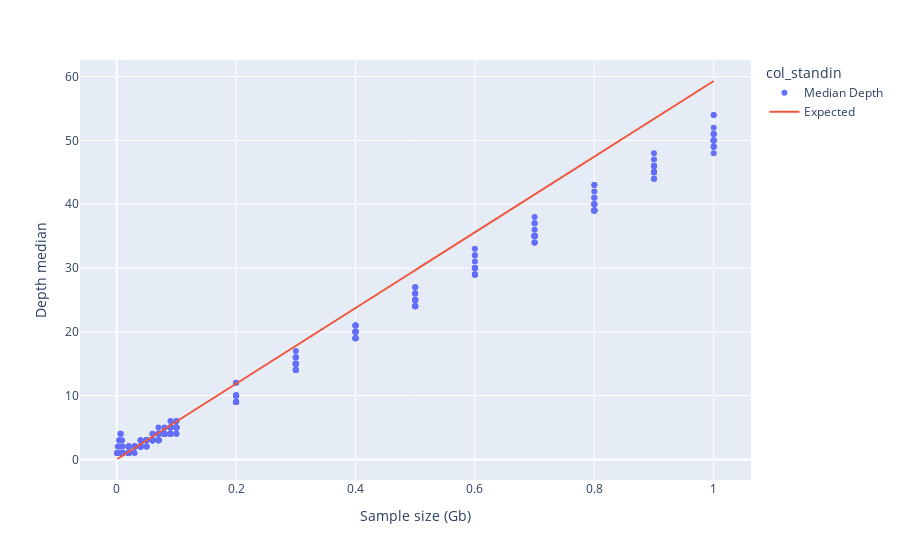

The code cell stored with this chart in its notebook:
### Code cell
fig = px.scatter(df_summary, x="readsGB",y="Depth median", 
                 #error_y="err_pos", error_y_minus="err_neg",
                 color="col_standin",
                 labels={"value": "Error", "readsGB": "Sample size (Gb)"})
fig.add_trace(go.Scatter(
    x=df_summary["readsGB"], y=df_summary["expected_value"],
    name = "Expected"
))
#fig.update_layout()

### Figure 1 — Plotly figure (JSON) as saved in the notebook; plotly's stock layout.template omitted (floating-point values rounded to 4 significant figures; data arrays with more than 128 entries replaced by an {"elided": "..."} marker saying what was removed)
{"data": [{"hovertemplate": "col_standin=Median Depth<br>Sample size (Gb)=%{x}<br>Depth median=%{y}<extra></extra>", "legendgroup": "Median Depth", "marker": {"color": "#636efa", "symbol": "circle"}, "mode": "markers", "name": "Median Depth", "orientation": "v", "showlegend": true, "type": "scatter", "x": {"elided": "447 float values"}, "xaxis": "x", "y": {"elided": "447 int values"}, "yaxis": "y"}, {"name": "Expected", "type": "scatter", "x": {"elided": "447 float values"}, "y": {"elided": "447 float values"}}], "layout": {"legend": {"title": {"text": "col_standin"}, "tracegroupgap": 0}, "margin": {"t": 60}, "xaxis": {"anchor": "y", "domain": [0, 1], "title": {"text": "Sample size (Gb)"}}, "yaxis": {"anchor": "x", "domain": [0, 1], "title": {"text": "Depth median"}}}}
